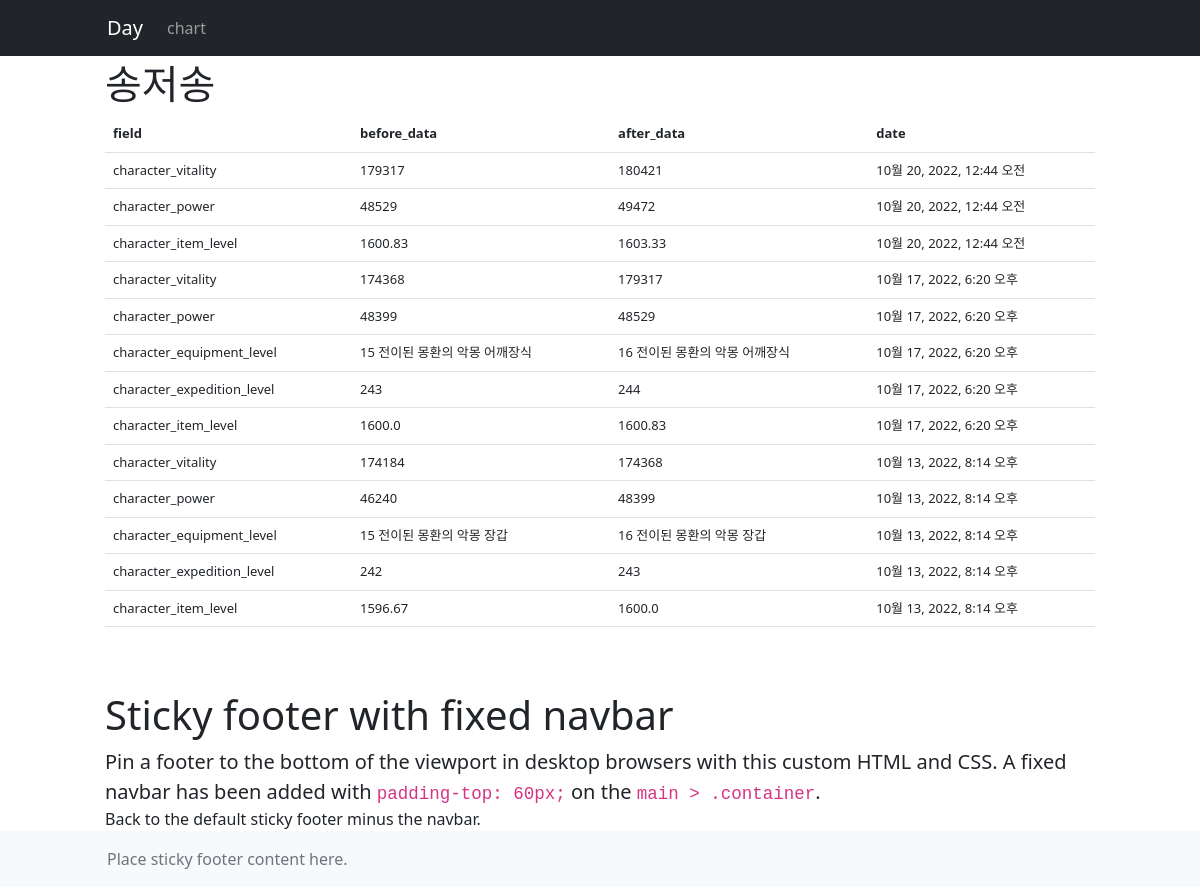
Screenshot of /guild/송저송/ with the database file from the repository.
### guild/models.py (models this page shows, shortened)
class History(models.Model):
    character_name = models.ForeignKey(Member, on_delete=models.CASCADE)
    field = models.CharField(max_length=50)
    before_data = models.CharField(max_length=200)
    after_data = models.CharField(max_length=200)
    date = models.DateTimeField(auto_now_add=True)

### guild/views.py (the view)
# urls.py: path('<str:character_name>/', views.history, name='history')
def history(request, character_name):
    character_history = History.objects.filter(character_name=character_name).order_by('-date')
    context = {'character_name': character_name, 'character_history': character_history}
    return render(request, 'guild/character_history.html', context)

### templates/guild/character_history.html
{% extends 'base.html' %}
{% load guild_filter %}
{% block content %}
<h1>{{character_name}}</h1>
<div class="table-responsive text-nowrap">
    <table class="table">
        <thead>
        <tr>
            <th scope="col">field</th>
            <th scope="col">before_data</th>
            <th scope="col">after_data</th>
            <th scope="col">date</th>
        </tr>
        </thead>
        <tbody>
        {% if character_history %}
        {% for history in character_history %}
        <tr>
            <td>{{history.field}}</a></td>
            <td>{{history.before_data}}</td>
            <td>{{history.after_data}}</td>
            <td>{{history.date}}</td>
        </tr>
        {% endfor %}
        {% else %}
        <tr>
            <td>no data</td>
        </tr>
        {% endif %}
        </tbody>
    </table>
</div>
{% endblock %}

### static/style.css (style rules this page uses)
.table { font-size:13px; }

### rows the page displays
History: field "character_vitality", before_data "179317", after_data "180421", date "10월 20, 2022, 12:44 오전"
History: field "character_power", before_data "48529", after_data "49472", date "10월 20, 2022, 12:44 오전"
History: field "character_item_level", before_data "1600.83", after_data "1603.33", date "10월 20, 2022, 12:44 오전"
History: field "character_vitality", before_data "174368", after_data "179317", date "10월 17, 2022, 6:20 오후"
History: field "character_power", before_data "48399", after_data "48529", date "10월 17, 2022, 6:20 오후"
History: field "character_equipment_level", before_data "15 전이된 몽환의 악몽 어깨장식", after_data "16 전이된 몽환의 악몽 어깨장식", date "10월 17, 2022, 6:20 오후"
History: field "character_expedition_level", before_data "243", after_data "244", date "10월 17, 2022, 6:20 오후"
History: field "character_item_level", before_data "1600.0", after_data "1600.83", date "10월 17, 2022, 6:20 오후"
History: field "character_vitality", before_data "174184", after_data "174368", date "10월 13, 2022, 8:14 오후"
History: field "character_power", before_data "46240", after_data "48399", date "10월 13, 2022, 8:14 오후"
History: field "character_equipment_level", before_data "15 전이된 몽환의 악몽 장갑", after_data "16 전이된 몽환의 악몽 장갑", date "10월 13, 2022, 8:14 오후"
History: field "character_expedition_level", before_data "242", after_data "243", date "10월 13, 2022, 8:14 오후"
History: field "character_item_level", before_data "1596.67", after_data "1600.0", date "10월 13, 2022, 8:14 오후"

### other values shown
{{ character_name }} "송저송"
